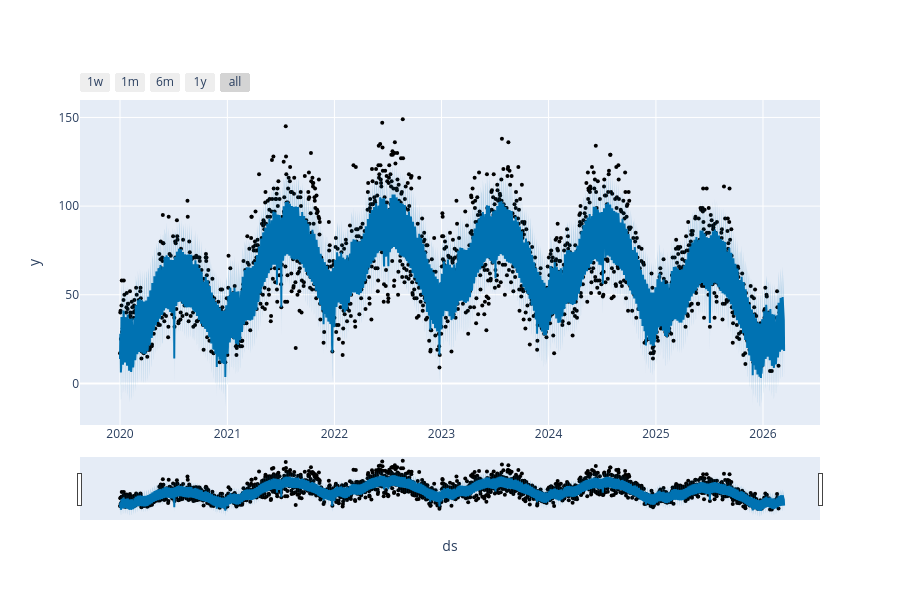
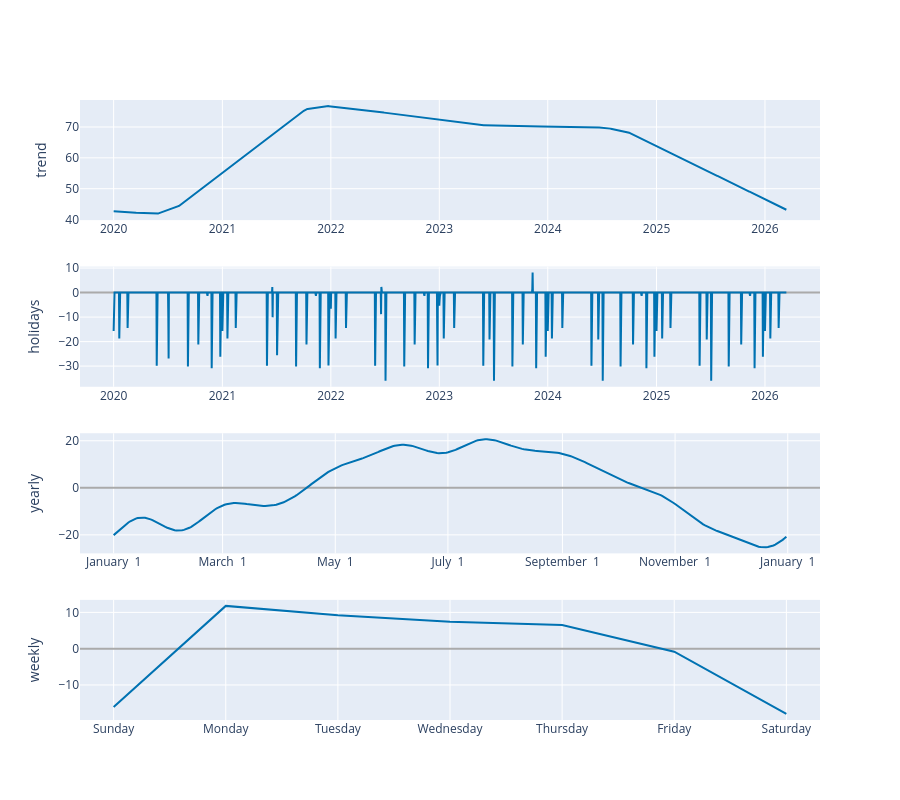

Notebook code for these charts, in order:
### Code cell
fig1 = plot_plotly(m, forecast)
fig1.show()

fig2 = plot_components_plotly(m, forecast)
fig2.show()

### Figure 1 — Plotly figure (JSON) as saved in the notebook; plotly's stock layout.template omitted (floating-point values rounded to 4 significant figures; data arrays with more than 128 entries replaced by an {"elided": "..."} marker saying what was removed)
{"data": [{"marker": {"color": "black", "size": 4}, "mode": "markers", "name": "Actual", "type": "scatter", "x": {"elided": "2251 str values"}, "y": {"elided": "2251 int values"}}, {"hoverinfo": "skip", "line": {"width": 0}, "mode": "lines", "type": "scatter", "x": {"elided": "2265 str values"}, "y": {"elided": "2265 float values"}}, {"fill": "tonexty", "fillcolor": "rgba(0, 114, 178, 0.2)", "line": {"color": "#0072B2", "width": 2}, "mode": "lines", "name": "Predicted", "type": "scatter", "x": {"elided": "2265 str values"}, "y": {"elided": "2265 float values"}}, {"fill": "tonexty", "fillcolor": "rgba(0, 114, 178, 0.2)", "hoverinfo": "skip", "line": {"width": 0}, "mode": "lines", "type": "scatter", "x": {"elided": "2265 str values"}, "y": {"elided": "2265 float values"}}], "layout": {"height": 600, "showlegend": false, "width": 900, "xaxis": {"rangeselector": {"buttons": [{"count": 7, "label": "1w", "step": "day", "stepmode": "backward"}, {"count": 1, "label": "1m", "step": "month", "stepmode": "backward"}, {"count": 6, "label": "6m", "step": "month", "stepmode": "backward"}, {"count": 1, "label": "1y", "step": "year", "stepmode": "backward"}, {"step": "all"}]}, "rangeslider": {"visible": true}, "title": {"text": "ds"}, "type": "date"}, "yaxis": {"title": {"text": "y"}}}}

### Figure 2 — Plotly figure (JSON) as saved in the notebook; plotly's stock layout.template omitted (floating-point values rounded to 4 significant figures; data arrays with more than 128 entries replaced by an {"elided": "..."} marker saying what was removed)
{"data": [{"line": {"color": "#0072B2", "width": 2}, "mode": "lines", "name": "trend", "type": "scatter", "x": {"elided": "2265 str values"}, "xaxis": "x", "y": {"elided": "2265 float values"}, "yaxis": "y"}, {"line": {"color": "#0072B2", "width": 2}, "mode": "lines", "name": "holidays", "text": {"elided": "2265 str values"}, "type": "scatter", "x": {"elided": "2265 str values"}, "xaxis": "x2", "y": {"elided": "2265 float values"}, "yaxis": "y2"}, {"line": {"color": "#0072B2", "width": 2}, "mode": "lines", "name": "yearly", "type": "scatter", "x": {"elided": "365 str values"}, "xaxis": "x3", "y": {"elided": "365 float values"}, "yaxis": "y3"}, {"line": {"color": "#0072B2", "width": 2}, "mode": "lines", "name": "weekly", "type": "scatter", "x": ["2017-01-01T00:00:00", "2017-01-02T00:00:00", "2017-01-03T00:00:00", "2017-01-04T00:00:00", "2017-01-05T00:00:00", "2017-01-06T00:00:00", "2017-01-07T00:00:00"], "xaxis": "x4", "y": [-16.09, 11.79, 9.223, 7.387, 6.539, -0.8397, -18.01], "yaxis": "y4"}], "layout": {"height": 800, "showlegend": false, "width": 900, "xaxis": {"anchor": "y", "domain": [0, 1], "range": ["2019-09-09T19:12:00", "2026-07-05T04:48:00"], "type": "date"}, "xaxis2": {"anchor": "y2", "domain": [0, 1], "range": ["2019-09-09T19:12:00", "2026-07-05T04:48:00"], "type": "date"}, "xaxis3": {"anchor": "y3", "domain": [0, 1], "range": ["2016-12-13T18:54:02.958904", "2018-01-18T11:04:57.863013"], "tickformat": "%B %e", "type": "date"}, "xaxis4": {"anchor": "y4", "domain": [0, 1], "range": ["2016-12-31T16:48:00", "2017-01-07T07:12:00"], "tickformat": "%A", "type": "date"}, "yaxis": {"anchor": "x", "domain": [0.8063, 1], "rangemode": "normal", "title": {"text": "trend"}, "zerolinecolor": "#AAA"}, "yaxis2": {"anchor": "x2", "domain": [0.5375, 0.7312], "rangemode": "tozero", "title": {"text": "holidays"}, "zerolinecolor": "#AAA"}, "yaxis3": {"anchor": "x3", "domain": [0.2687, 0.4625], "title": {"text": "yearly"}, "zerolinecolor": "#AAA"}, "yaxis4": {"anchor": "x4", "domain": [0, 0.1938], "title": {"text": "weekly"}, "zerolinecolor": "#AAA"}}}
